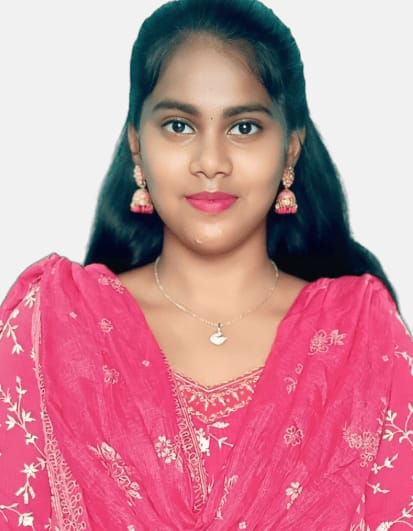
#> input picture WhatsApp Image 2026-10-17 at 3.09.40 PM.jpeg, 413 x 531 px, found by its file name
$ jupyter execute 'EX 5-DIPT.ipynb'   (older library calls are emulated)
#> lines starting #> are read from the running program, lines starting #| are printed output that depends on the picture
# Image Smoothing and Sharpening Using OpenCV

## NAME: DEVI S

## REG NO: 212225100008

[cell 1]
import cv2
import matplotlib.pyplot as plt
import numpy as np
image1=cv2.imread(r"C:\Users\sdhan\Downloads\WhatsApp Image 2026-10-17 at 3.09.40 PM.jpeg")
#> image1 is the input picture: shape (531, 413, 3); mean B, G, R 150.2, 136.4, 201.7
image2=cv2.cvtColor(image1,cv2.COLOR_BGR2RGB)
kernel=np.ones((11,11),np.float32)/169
image3=cv2.filter2D(image2,-1,kernel)
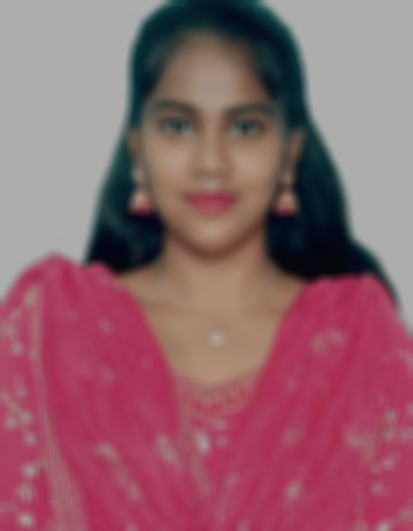
#> image3: shape (531, 413, 3); mean R, G, B 144.5, 97.7, 107.6
plt.figure(figsize=(9,9))
plt.subplot(1,2,1)
plt.imshow(image2)
plt.title("Original Image")
plt.axis("off")
plt.subplot(1,2,2)
plt.imshow(image3)
plt.title("Average Filter Image")
plt.axis("off")
plt.show()
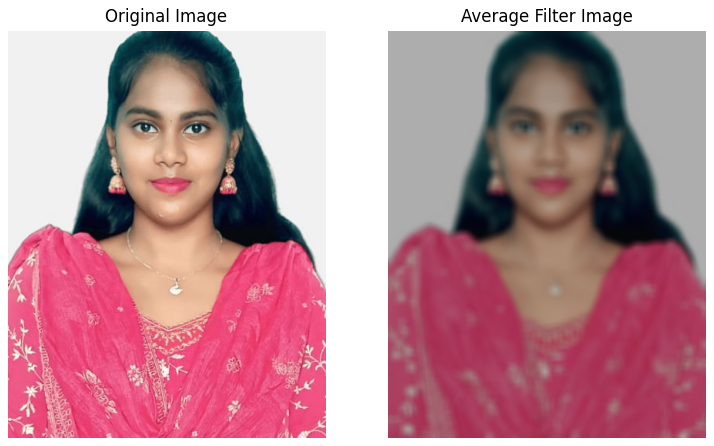
#> figure drawn by matplotlib, 2 panels

[cell 2]
kernel1=np.array([[1,2,1],[2,4,2],[1,2,1]])/16
image2=cv2.cvtColor(image1,cv2.COLOR_BGR2RGB)
image3=cv2.filter2D(image2,-1,kernel1)
plt.subplot(1,2,1)
plt.imshow(image2)
plt.title("Original Image")
plt.axis("off")
plt.subplot(1,2,2)
plt.imshow(image3)
plt.title("Weighted Average Filter Image")
plt.axis("off")
plt.show()
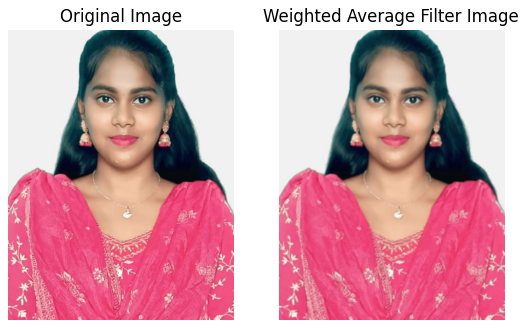
#> figure drawn by matplotlib, 2 panels

[cell 3]
gaussian_blur=cv2.GaussianBlur(image2,(33,33),0,0)
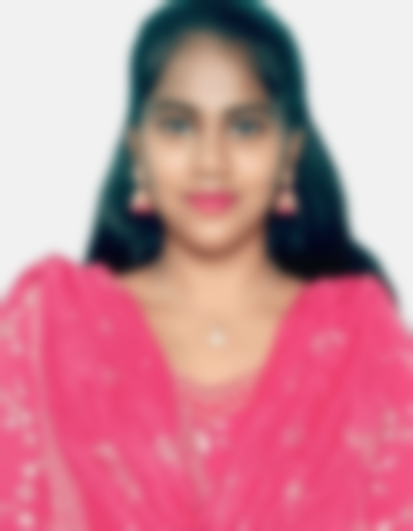
#> gaussian_blur: shape (531, 413, 3); mean R, G, B 201.6, 136.4, 150.2
plt.subplot(1,2,1)
plt.imshow(image2)
plt.title("Original Image")
plt.axis("off")
plt.subplot(1,2,2)
plt.imshow(gaussian_blur)
plt.title("Gaussian Blur")
plt.axis("off")
plt.show()

[cell 4]
median=cv2.medianBlur(image2,13)
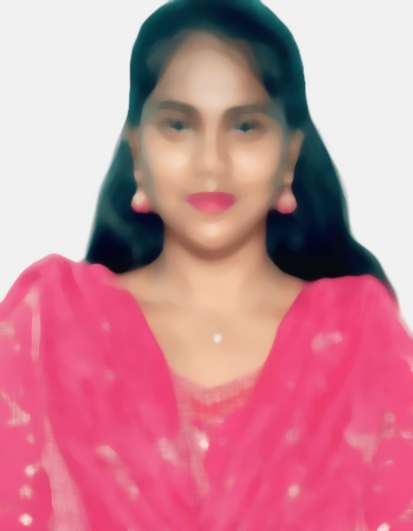
#> median: shape (531, 413, 3); mean R, G, B 202.3, 134.9, 149.3
plt.figure(figsize=(9,9))
plt.subplot(1,2,1)
plt.imshow(image2)
plt.title("Original Image")
plt.axis("off")
plt.subplot(1,2,2)
plt.imshow(median)
plt.title("Median Blur")
plt.axis("off")
plt.show()

[cell 5]
kernel2=np.array([[-1,-1,-1],[2,-2,1],[2,1,-1]])
image3=cv2.filter2D(image2,-1,kernel2)
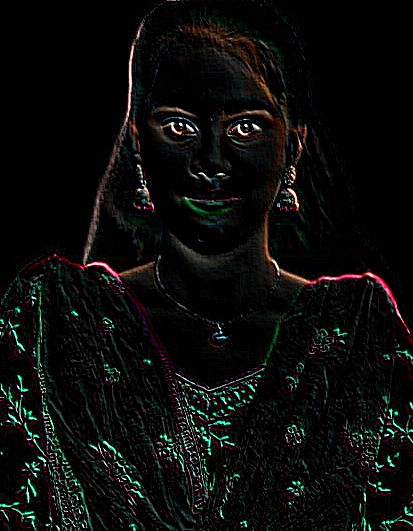
#> image3: shape (531, 413, 3); mean R, G, B 11.4, 12, 11
plt.subplot(1,2,1)
plt.imshow(image2)
plt.title("Original Image")
plt.axis("off")
plt.subplot(1,2,2)
plt.imshow(image3)
plt.title("Laplacian Kernel")
plt.axis("off")
plt.show()

[cell 6]
laplacian = cv2.Laplacian(image2, cv2.CV_64F)
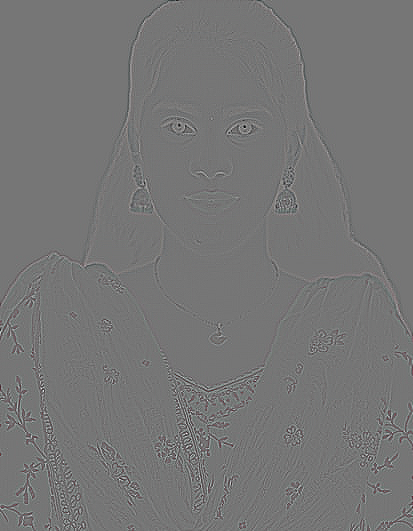
#> laplacian: shape (531, 413, 3) float64; mean R, G, B 0, 0, 0; drawn with min black and max white
laplacian = np.clip(laplacian, 0, 1)
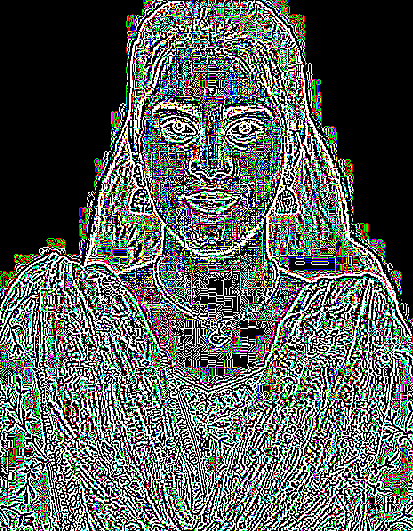
#> laplacian: shape (531, 413, 3) float64; mean R, G, B 0.349, 0.359, 0.354
plt.subplot(1,2,1)
plt.imshow(image2)
plt.title("Original Image")
plt.axis("off")
plt.subplot(1,2,2)
plt.imshow(laplacian)
plt.title("Laplacian Operator")
plt.axis("off")
plt.show()
